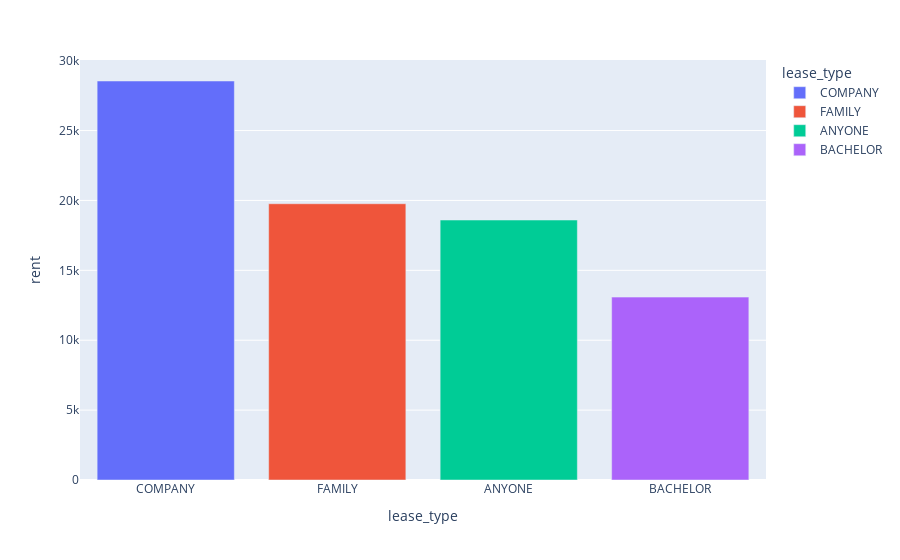

Write notebook code for a chart like this one.
### Code cell
lease_type_rent_analysis

### Figure 1 — Plotly figure (JSON) as saved in the notebook; plotly's stock layout.template omitted (floating-point values rounded to 4 significant figures)
{"data": [{"alignmentgroup": "True", "hovertemplate": "lease_type=%{x}<br>rent=%{y}<extra></extra>", "legendgroup": "COMPANY", "marker": {"color": "#636efa", "pattern": {"shape": ""}}, "name": "COMPANY", "offsetgroup": "COMPANY", "orientation": "v", "showlegend": true, "textposition": "auto", "type": "bar", "x": ["COMPANY"], "xaxis": "x", "y": [28546], "yaxis": "y"}, {"alignmentgroup": "True", "hovertemplate": "lease_type=%{x}<br>rent=%{y}<extra></extra>", "legendgroup": "FAMILY", "marker": {"color": "#EF553B", "pattern": {"shape": ""}}, "name": "FAMILY", "offsetgroup": "FAMILY", "orientation": "v", "showlegend": true, "textposition": "auto", "type": "bar", "x": ["FAMILY"], "xaxis": "x", "y": [19765], "yaxis": "y"}, {"alignmentgroup": "True", "hovertemplate": "lease_type=%{x}<br>rent=%{y}<extra></extra>", "legendgroup": "ANYONE", "marker": {"color": "#00cc96", "pattern": {"shape": ""}}, "name": "ANYONE", "offsetgroup": "ANYONE", "orientation": "v", "showlegend": true, "textposition": "auto", "type": "bar", "x": ["ANYONE"], "xaxis": "x", "y": [18599], "yaxis": "y"}, {"alignmentgroup": "True", "hovertemplate": "lease_type=%{x}<br>rent=%{y}<extra></extra>", "legendgroup": "BACHELOR", "marker": {"color": "#ab63fa", "pattern": {"shape": ""}}, "name": "BACHELOR", "offsetgroup": "BACHELOR", "orientation": "v", "showlegend": true, "textposition": "auto", "type": "bar", "x": ["BACHELOR"], "xaxis": "x", "y": [13085], "yaxis": "y"}], "layout": {"barmode": "relative", "legend": {"title": {"text": "lease_type"}, "tracegroupgap": 0}, "margin": {"t": 60}, "xaxis": {"anchor": "y", "categoryarray": ["COMPANY", "FAMILY", "ANYONE", "BACHELOR"], "categoryorder": "array", "domain": [0, 1], "title": {"text": "lease_type"}}, "yaxis": {"anchor": "x", "domain": [0, 1], "title": {"text": "rent"}}}}
